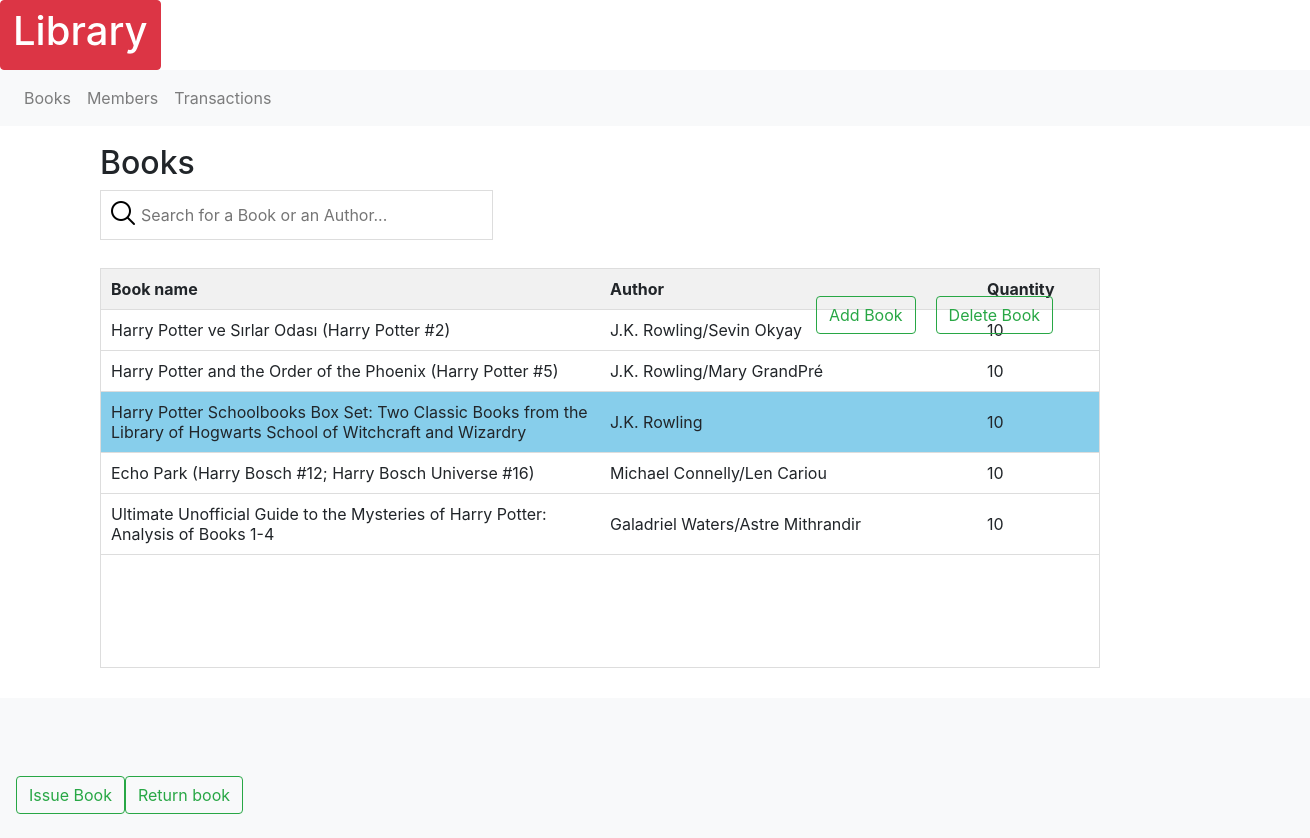
Screenshot of /home/3 with the database file from the repository.
### models.py (models this page shows, shortened)
class Books(db.Model):
    id = db.Column(db.Integer, primary_key=True)
    title = db.Column(db.String(100), nullable=False)
    author = db.Column(db.String(40))
    publisher = db.Column(db.String(40))
    quantity = db.Column(db.Integer, nullable=False)

### routes.py (the view)
@app.route('/')
@app.route('/index')
@app.route('/home/<a>', methods = ['POST', 'GET'])
def home(a=None):
    books = models.Books.query.all()
    if request.method =="POST":
        print(x)
    else:
        if a==None:
            return render_template('home.html', books=books, id=99999)
        else:
            return render_template('home.html', books=books, id= a)

### templates/home.html (shortened to what this page needs)
{% extends "base.html" %}
{% block main %}
    <div class="Books">
      <h2>Books</h2>
      <form class="search_book" action="#" method="POST">
        <p><input type = "text" id="myInput" onkeyup="myFunction()" placeholder="Search for a Book or an Author..."/></p>
      </form>
      {%set id= id|int%}
                <table id="myTable"  >
                    <tr class="header">
                      <th width="50%">Book name</th>
                      <th>Author</th>
                      <th>Quantity</th>
                    </tr>
                  {% for book in books %}
                    {% if book.id==id %}
                    <tr class="selected"  >
                      <td onclick="location.href='{{ url_for('home', a=book.id) }}'"> {{ book.title }}</td>
                      <td onclick="location.href='{{ url_for('home', a=book.id) }}'">{{ book.author }}</td>
                      <td onclick="location.href='{{ url_for('home', a=book.id) }}'">{{ book.quantity }}</td>
                    </tr>
                    {% else %}
                          <tr class="hov"  >
                            <td onclick="location.href='{{ url_for('home', a=book.id) }}'" >{{ book.title }}</td>
                            <td onclick="location.href='{{ url_for('home', a=book.id) }}'">{{ book.author }}</td>
                            <td onclick="location.href='{{ url_for('home', a=book.id) }}'">{{ book.quantity }}</td>
                          </tr>
                    {% endif %}
                  {% endfor %}
                </table>
              </div>
              <nav class="navbar navbar-light bg-light">
                <form class="form-inline">
                  <button class="btn btn-outline-success" id="Add" type="button" onclick="location.href='{{ url_for('adds') }}'">Add Book</button>
                  <button class="btn btn-outline-success" id="Delete" type="button" onclick="location.href='{{ url_for('delete', book_n=id) }}'">Delete Book</button>
                </form>
                </nav>
                <nav class="navbar navbar-light bg-light">
                <form class="form-inline">
                  <button class="btn btn-outline-success" type="button" onclick="location.href='{{ url_for('isreturn', val='issue', bookid=id) }}'">Issue Book</button>
                  <button class="btn btn-outline-success" type="button" onclick="location.href='{{ url_for('isreturn', val='return', bookid=id) }}'">Return book</button>
                </form>
              </nav>
{% endblock %}

### static/style.css (style rules this page uses)
body { margin: 1.5em; font-family: sans-serif; }
.Books { list-style-type: none; position: relative; top: -30px; left: 100px; }
#myInput { background-image: url('../static/searchicon.png'); background-position: 7px 7px; background-repeat: no-repeat; width: 30%; font-size: 16px; padding: 12px 20px 12px 40px; border: 1px solid #ddd; margin-bottom: 12px; }
#myTable { overflow: scroll; overflow-y: scroll; height: 25em; display: block; overflow-x: hidden; border-collapse: collapse; width: 1000px; border: 1px solid #ddd; font-size: 16px; }
#myTable th, #myTable td { text-align: left; padding: 10px; }
#myTable tr { border-bottom: 1px solid #ddd; }
#myTable tr.header { background-color: #f1f1f1; }
#Add { position: relative; top: -410px; left: 800px; }
#Delete { position: relative; top: -410px; left: 820px; }
.selected { background-color: skyblue; }

### rows the page displays
Books: title "Harry Potter ve Sırlar Odası (Harry Potter #2)", author "J.K. Rowling/Sevin Okyay", quantity "10"
Books: title "Harry Potter and the Order of the Phoenix (Harry Potter #5)", author "J.K. Rowling/Mary GrandPré", quantity "10"
Books: title "Harry Potter Schoolbooks Box Set: Two Classic Books from the Library of Hogwarts School of Witchcraft and Wizardry", author "J.K. Rowling", quantity "10"
Books: title "Echo Park (Harry Bosch #12; Harry Bosch Universe #16)", author "Michael Connelly/Len Cariou", quantity "10"
Books: title "Ultimate Unofficial Guide to the Mysteries of Harry Potter: Analysis of Books 1-4", author "Galadriel Waters/Astre Mithrandir", quantity "10"
